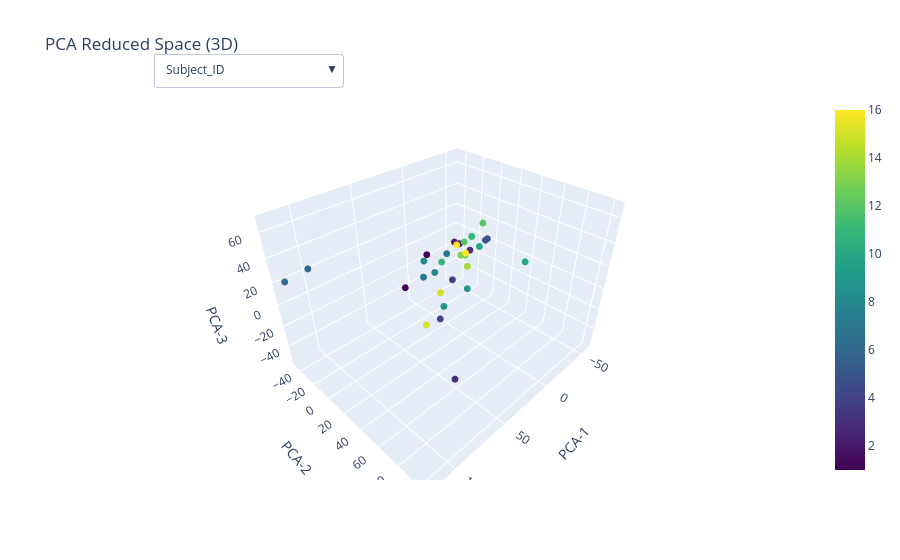

The code cell stored with this chart in its notebook:
### Code cell
from plotly import colors as pc

method = 'PCA'
dim = 3  # Can be 2 or 3

subject_ids = [meta[0] for meta in metadata]
trial_ids = [meta[1] for meta in metadata]
gender = [meta[2] for meta in metadata]
handiness = [meta[3] for meta in metadata]
age = [meta[4] for meta in metadata]

# Маппим время к каждой записи по Subject_ID (если в Excel есть Trial_id — можно расширить merge)
times = []
for sid in subject_ids:
    try:
        t = subject_metadata.loc[int(sid), '__time']
        # если у субъекта несколько строк в Excel — берём первую
        if isinstance(t, pd.Series):
            t = t.iloc[0]
        times.append(t)
    except Exception:
        times.append(None)

def _cond_from_time(t, day_start=10, day_end=18, eve_start=18, eve_end=24):
    if t is None: return 'other'
    h = t.hour
    in_day = (day_start <= h < day_end) if day_start < day_end else (h >= day_start or h < day_end)
    in_eve = (eve_start <= h < (eve_end % 24)) if eve_start < eve_end else (h >= eve_start or h < (eve_end % 24))
    if in_day: return 'day'
    if in_eve: return 'evening'
    return 'other'
conditions = [_cond_from_time(t) for t in times]

# Adjust DataFrame columns based on dim
columns = [f'DIM-{i+1}' for i in range(dim)]
df = pd.DataFrame(reduced_data, columns=columns)
df['Subject_ID'] = subject_ids
df['Trial_ID'] = trial_ids
df['Gender'] = gender
df['Handiness'] = handiness
df['Age'] = age
df['Labels_DBSCAN'] = labels_dbscan
df['Labels_KNN'] = labels_knn
df['Labels_HDBSCAN'] = labels_hdbscan
df['Labels_GMM'] = labels_gmm
df['Labels_Spectral_Clustering'] = labels_spec_clust
df['Labels_Agglomerative'] = labels_agglomerative
df['Metadata'] = [str(meta) for meta in metadata]

df['Time'] = [t.strftime('%H:%M') if t is not None else None for t in times]  # человекочитаемо
df['Condition'] = conditions 

_CAT_PALETTE = (pc.qualitative.Plotly + pc.qualitative.D3 +
                pc.qualitative.Safe + pc.qualitative.Set3 +
                pc.qualitative.Pastel)

def _color_kwargs(series: pd.Series):
    s = pd.Series(series)

    # числовые столбцы → непрерывная шкала
    if pd.api.types.is_numeric_dtype(s):
        return {'color': s.to_numpy(), 'colorscale': 'Viridis', 'showscale': True}

    s_str = s.astype(str)

    # формат времени 'HH:MM' → переводим в минуты суток
    if s_str.dropna().str.match(r'^\d{1,2}:\d{2}$').all():
        dt = pd.to_datetime(s_str, format='%H:%M', errors='coerce')
        mins = (dt.dt.hour * 60 + dt.dt.minute).astype(float)
        return {'color': mins.to_numpy(), 'colorscale': 'Viridis', 'showscale': True}

    # категориальные значения → дискретные цвета
    cats = s_str.fillna('NA').unique()
    lut = {cat: _CAT_PALETTE[i % len(_CAT_PALETTE)] for i, cat in enumerate(cats)}
    mapped = s_str.fillna('NA').map(lut)
    return {'color': mapped.to_numpy()}

coloring_vars = [
    'Subject_ID', 'Trial_ID', 'Gender', 'Handiness', 'Age',
    'Labels_DBSCAN', 'Labels_KNN', 'Labels_HDBSCAN', 'Labels_GMM',
    'Labels_Spectral_Clustering', 'Labels_Agglomerative',
    'Condition', 'Time'
]

fig = go.Figure()

for i, var in enumerate(coloring_vars):
    if var not in df.columns:
        continue

    mkw = _color_kwargs(df[var])  # корректные параметры для marker

    if dim == 3:
        fig.add_trace(go.Scatter3d(
            x=df['DIM-1'], y=df['DIM-2'], z=df['DIM-3'],
            mode='markers',
            marker=dict(size=4, **mkw),
            hoverinfo='text',
            hovertext=df['Metadata'],
            name=var,
            visible=(i == 0)  # показываем первый слой по умолчанию
        ))
    else:
        fig.add_trace(go.Scatter(
            x=df['DIM-1'], y=df['DIM-2'],
            mode='markers',
            marker=dict(size=6, **mkw),
            hoverinfo='text',
            hovertext=df['Metadata'],
            name=var,
            visible=(i == 0)
        ))

# Кнопки для переключения раскраски
buttons = []
for i, var in enumerate(coloring_vars):
    buttons.append(dict(
        label=var,
        method='update',
        args=[{'visible': [j == i for j in range(len(coloring_vars))]}]
    ))

# ------------------------
# 6) Оформление и сохранение
# ------------------------
if dim == 3:
    fig.update_layout(
        updatemenus=[dict(
            buttons=buttons,
            direction='down',
            pad={'r': 10, 't': 10},
            showactive=True,
            x=0.1, xanchor='left',
            y=1.15, yanchor='top'
        )],
        title=f'{method} Reduced Space ({dim}D)',
        scene=dict(
            xaxis_title=f'{method}-1',
            yaxis_title=f'{method}-2',
            zaxis_title=f'{method}-3'
        ),
        showlegend=False
    )
else:
    fig.update_layout(
        updatemenus=[dict(
            buttons=buttons,
            direction='down',
            pad={'r': 10, 't': 10},
            showactive=True,
            x=0.1, xanchor='left',
            y=1.15, yanchor='top'
        )],
        title=f'{method} Reduced Space ({dim}D)',
        xaxis_title=f'{method}-1',
        yaxis_title=f'{method}-2',
        showlegend=False
    )

fig.show()

#fig.write_html(f'./Generated/Figures/Spectral_Analysis/Spectral_Clustering/All/Morlet_PCA_All_Clust_3D.html', include_plotlyjs='cdn', full_html=True)

### Figure 1 — Plotly figure (JSON) as saved in the notebook; plotly's stock layout.template omitted (floating-point values rounded to 4 significant figures)
{"data": [{"hoverinfo": "text", "hovertext": ["[4, 2, 'f', 'r', 30]", "[4, 1, 'f', 'r', 30]", "[14, 1, 'f', 'r', 18]", "[15, 2, 'f', 'r', 23]", "[15, 1, 'f', 'r', 23]", "[1, 2, 'f', 'r', 21]", "[1, 1, 'f', 'r', 21]", "[5, 2, 'm', 'r', 0]", "[5, 1, 'm', 'r', 0]", "[3, 2, 'm', 'r', 18]", "[3, 1, 'm', 'r', 18]", "[2, 2, 'm', 'r', 19]", "[2, 1, 'm', 'r', 19]", "[7, 2, 'f', 'r', 19]", "[7, 1, 'f', 'r', 19]", "[10, 2, 'm', 'r', 20]", "[10, 1, 'm', 'r', 20]", "[8, 2, 'm', 'r', 18]", "[8, 1, 'm', 'r', 18]", "[12, 2, 'm', 'r', 20]", "[12, 1, 'm', 'r', 20]", "[16, 2, 'f', 'r', 18]", "[16, 1, 'f', 'r', 18]", "[11, 2, 'm', 'r', 18]", "[11, 1, 'm', 'r', 18]", "[9, 2, 'f', 'r', 31]", "[9, 1, 'f', 'r', 31]", "[13, 2, 'm', 'n', 0]", "[13, 1, 'm', 'n', 0]", "[6, 2, 'f', 'r', 18]", "[6, 1, 'f', 'r', 18]"], "marker": {"color": [4, 4, 14, 15, 15, 1, 1, 5, 5, 3, 3, 2, 2, 7, 7, 10, 10, 8, 8, 12, 12, 16, 16, 11, 11, 9, 9, 13, 13, 6, 6], "colorscale": [[0, "#440154"], [0.1111, "#482878"], [0.2222, "#3e4989"], [0.3333, "#31688e"], [0.4444, "#26828e"], [0.5556, "#1f9e89"], [0.6667, "#35b779"], [0.7778, "#6ece58"], [0.8889, "#b5de2b"], [1, "#fde725"]], "showscale": true, "size": 4}, "mode": "markers", "name": "Subject_ID", "type": "scatter3d", "visible": true, "x": [-1.403, 23.4, -21.0, 7.311, 28.65, 42.78, 6.72, -51.91, -53.12, 46.66, -30.26, -27.01, -31.93, 26.61, -8.957, 41.41, -30.28, 12.4, 4.794, -29.59, -58.18, -25.03, -18.25, 6.152, -31.57, -6.705, 13.97, -23.37, -29.35, 118.9, 98.18], "y": [5.255, 15.81, 3.976, -0.2013, 4.573, -2.936, -16.69, -1.015, -4.225, 55.38, -2.045, -17.38, -16.18, 0.6056, -8.983, 102.6, 8.394, -14.21, -9.56, -8.35, -12.32, -2.274, -6.468, 0.1415, -1.695, 17.41, 10.52, -6.041, -6.215, -41.94, -45.91], "z": [-10.71, -32.29, -6.732, -22.33, -42.25, -0.9193, 7.755, 6.075, 2.907, -55.71, 2.893, 6.066, 2.969, 2.967, 5.417, 68.17, 10.76, 5.21, -7.323, 8.643, 15.13, 2.179, 11.22, 7.727, 15.94, -16.38, -27.44, -0.8196, -3.491, 22.35, 22.04]}, {"hoverinfo": "text", "hovertext": ["[4, 2, 'f', 'r', 30]", "[4, 1, 'f', 'r', 30]", "[14, 1, 'f', 'r', 18]", "[15, 2, 'f', 'r', 23]", "[15, 1, 'f', 'r', 23]", "[1, 2, 'f', 'r', 21]", "[1, 1, 'f', 'r', 21]", "[5, 2, 'm', 'r', 0]", "[5, 1, 'm', 'r', 0]", "[3, 2, 'm', 'r', 18]", "[3, 1, 'm', 'r', 18]", "[2, 2, 'm', 'r', 19]", "[2, 1, 'm', 'r', 19]", "[7, 2, 'f', 'r', 19]", "[7, 1, 'f', 'r', 19]", "[10, 2, 'm', 'r', 20]", "[10, 1, 'm', 'r', 20]", "[8, 2, 'm', 'r', 18]", "[8, 1, 'm', 'r', 18]", "[12, 2, 'm', 'r', 20]", "[12, 1, 'm', 'r', 20]", "[16, 2, 'f', 'r', 18]", "[16, 1, 'f', 'r', 18]", "[11, 2, 'm', 'r', 18]", "[11, 1, 'm', 'r', 18]", "[9, 2, 'f', 'r', 31]", "[9, 1, 'f', 'r', 31]", "[13, 2, 'm', 'n', 0]", "[13, 1, 'm', 'n', 0]", "[6, 2, 'f', 'r', 18]", "[6, 1, 'f', 'r', 18]"], "marker": {"color": [2, 1, 1, 2, 1, 2, 1, 2, 1, 2, 1, 2, 1, 2, 1, 2, 1, 2, 1, 2, 1, 2, 1, 2, 1, 2, 1, 2, 1, 2, 1], "colorscale": [[0, "#440154"], [0.1111, "#482878"], [0.2222, "#3e4989"], [0.3333, "#31688e"], [0.4444, "#26828e"], [0.5556, "#1f9e89"], [0.6667, "#35b779"], [0.7778, "#6ece58"], [0.8889, "#b5de2b"], [1, "#fde725"]], "showscale": true, "size": 4}, "mode": "markers", "name": "Trial_ID", "type": "scatter3d", "visible": false, "x": [-1.403, 23.4, -21.0, 7.311, 28.65, 42.78, 6.72, -51.91, -53.12, 46.66, -30.26, -27.01, -31.93, 26.61, -8.957, 41.41, -30.28, 12.4, 4.794, -29.59, -58.18, -25.03, -18.25, 6.152, -31.57, -6.705, 13.97, -23.37, -29.35, 118.9, 98.18], "y": [5.255, 15.81, 3.976, -0.2013, 4.573, -2.936, -16.69, -1.015, -4.225, 55.38, -2.045, -17.38, -16.18, 0.6056, -8.983, 102.6, 8.394, -14.21, -9.56, -8.35, -12.32, -2.274, -6.468, 0.1415, -1.695, 17.41, 10.52, -6.041, -6.215, -41.94, -45.91], "z": [-10.71, -32.29, -6.732, -22.33, -42.25, -0.9193, 7.755, 6.075, 2.907, -55.71, 2.893, 6.066, 2.969, 2.967, 5.417, 68.17, 10.76, 5.21, -7.323, 8.643, 15.13, 2.179, 11.22, 7.727, 15.94, -16.38, -27.44, -0.8196, -3.491, 22.35, 22.04]}, {"hoverinfo": "text", "hovertext": ["[4, 2, 'f', 'r', 30]", "[4, 1, 'f', 'r', 30]", "[14, 1, 'f', 'r', 18]", "[15, 2, 'f', 'r', 23]", "[15, 1, 'f', 'r', 23]", "[1, 2, 'f', 'r', 21]", "[1, 1, 'f', 'r', 21]", "[5, 2, 'm', 'r', 0]", "[5, 1, 'm', 'r', 0]", "[3, 2, 'm', 'r', 18]", "[3, 1, 'm', 'r', 18]", "[2, 2, 'm', 'r', 19]", "[2, 1, 'm', 'r', 19]", "[7, 2, 'f', 'r', 19]", "[7, 1, 'f', 'r', 19]", "[10, 2, 'm', 'r', 20]", "[10, 1, 'm', 'r', 20]", "[8, 2, 'm', 'r', 18]", "[8, 1, 'm', 'r', 18]", "[12, 2, 'm', 'r', 20]", "[12, 1, 'm', 'r', 20]", "[16, 2, 'f', 'r', 18]", "[16, 1, 'f', 'r', 18]", "[11, 2, 'm', 'r', 18]", "[11, 1, 'm', 'r', 18]", "[9, 2, 'f', 'r', 31]", "[9, 1, 'f', 'r', 31]", "[13, 2, 'm', 'n', 0]", "[13, 1, 'm', 'n', 0]", "[6, 2, 'f', 'r', 18]", "[6, 1, 'f', 'r', 18]"], "marker": {"color": ["#636EFA", "#636EFA", "#636EFA", "#636EFA", "#636EFA", "#636EFA", "#636EFA", "#EF553B", "#EF553B", "#EF553B", "#EF553B", "#EF553B", "#EF553B", "#636EFA", "#636EFA", "#EF553B", "#EF553B", "#EF553B", "#EF553B", "#EF553B", "#EF553B", "#636EFA", "#636EFA", "#EF553B", "#EF553B", "#636EFA", "#636EFA", "#EF553B", "#EF553B", "#636EFA", "#636EFA"], "size": 4}, "mode": "markers", "name": "Gender", "type": "scatter3d", "visible": false, "x": [-1.403, 23.4, -21.0, 7.311, 28.65, 42.78, 6.72, -51.91, -53.12, 46.66, -30.26, -27.01, -31.93, 26.61, -8.957, 41.41, -30.28, 12.4, 4.794, -29.59, -58.18, -25.03, -18.25, 6.152, -31.57, -6.705, 13.97, -23.37, -29.35, 118.9, 98.18], "y": [5.255, 15.81, 3.976, -0.2013, 4.573, -2.936, -16.69, -1.015, -4.225, 55.38, -2.045, -17.38, -16.18, 0.6056, -8.983, 102.6, 8.394, -14.21, -9.56, -8.35, -12.32, -2.274, -6.468, 0.1415, -1.695, 17.41, 10.52, -6.041, -6.215, -41.94, -45.91], "z": [-10.71, -32.29, -6.732, -22.33, -42.25, -0.9193, 7.755, 6.075, 2.907, -55.71, 2.893, 6.066, 2.969, 2.967, 5.417, 68.17, 10.76, 5.21, -7.323, 8.643, 15.13, 2.179, 11.22, 7.727, 15.94, -16.38, -27.44, -0.8196, -3.491, 22.35, 22.04]}, {"hoverinfo": "text", "hovertext": ["[4, 2, 'f', 'r', 30]", "[4, 1, 'f', 'r', 30]", "[14, 1, 'f', 'r', 18]", "[15, 2, 'f', 'r', 23]", "[15, 1, 'f', 'r', 23]", "[1, 2, 'f', 'r', 21]", "[1, 1, 'f', 'r', 21]", "[5, 2, 'm', 'r', 0]", "[5, 1, 'm', 'r', 0]", "[3, 2, 'm', 'r', 18]", "[3, 1, 'm', 'r', 18]", "[2, 2, 'm', 'r', 19]", "[2, 1, 'm', 'r', 19]", "[7, 2, 'f', 'r', 19]", "[7, 1, 'f', 'r', 19]", "[10, 2, 'm', 'r', 20]", "[10, 1, 'm', 'r', 20]", "[8, 2, 'm', 'r', 18]", "[8, 1, 'm', 'r', 18]", "[12, 2, 'm', 'r', 20]", "[12, 1, 'm', 'r', 20]", "[16, 2, 'f', 'r', 18]", "[16, 1, 'f', 'r', 18]", "[11, 2, 'm', 'r', 18]", "[11, 1, 'm', 'r', 18]", "[9, 2, 'f', 'r', 31]", "[9, 1, 'f', 'r', 31]", "[13, 2, 'm', 'n', 0]", "[13, 1, 'm', 'n', 0]", "[6, 2, 'f', 'r', 18]", "[6, 1, 'f', 'r', 18]"], "marker": {"color": ["#636EFA", "#636EFA", "#636EFA", "#636EFA", "#636EFA", "#636EFA", "#636EFA", "#636EFA", "#636EFA", "#636EFA", "#636EFA", "#636EFA", "#636EFA", "#636EFA", "#636EFA", "#636EFA", "#636EFA", "#636EFA", "#636EFA", "#636EFA", "#636EFA", "#636EFA", "#636EFA", "#636EFA", "#636EFA", "#636EFA", "#636EFA", "#EF553B", "#EF553B", "#636EFA", "#636EFA"], "size": 4}, "mode": "markers", "name": "Handiness", "type": "scatter3d", "visible": false, "x": [-1.403, 23.4, -21.0, 7.311, 28.65, 42.78, 6.72, -51.91, -53.12, 46.66, -30.26, -27.01, -31.93, 26.61, -8.957, 41.41, -30.28, 12.4, 4.794, -29.59, -58.18, -25.03, -18.25, 6.152, -31.57, -6.705, 13.97, -23.37, -29.35, 118.9, 98.18], "y": [5.255, 15.81, 3.976, -0.2013, 4.573, -2.936, -16.69, -1.015, -4.225, 55.38, -2.045, -17.38, -16.18, 0.6056, -8.983, 102.6, 8.394, -14.21, -9.56, -8.35, -12.32, -2.274, -6.468, 0.1415, -1.695, 17.41, 10.52, -6.041, -6.215, -41.94, -45.91], "z": [-10.71, -32.29, -6.732, -22.33, -42.25, -0.9193, 7.755, 6.075, 2.907, -55.71, 2.893, 6.066, 2.969, 2.967, 5.417, 68.17, 10.76, 5.21, -7.323, 8.643, 15.13, 2.179, 11.22, 7.727, 15.94, -16.38, -27.44, -0.8196, -3.491, 22.35, 22.04]}, {"hoverinfo": "text", "hovertext": ["[4, 2, 'f', 'r', 30]", "[4, 1, 'f', 'r', 30]", "[14, 1, 'f', 'r', 18]", "[15, 2, 'f', 'r', 23]", "[15, 1, 'f', 'r', 23]", "[1, 2, 'f', 'r', 21]", "[1, 1, 'f', 'r', 21]", "[5, 2, 'm', 'r', 0]", "[5, 1, 'm', 'r', 0]", "[3, 2, 'm', 'r', 18]", "[3, 1, 'm', 'r', 18]", "[2, 2, 'm', 'r', 19]", "[2, 1, 'm', 'r', 19]", "[7, 2, 'f', 'r', 19]", "[7, 1, 'f', 'r', 19]", "[10, 2, 'm', 'r', 20]", "[10, 1, 'm', 'r', 20]", "[8, 2, 'm', 'r', 18]", "[8, 1, 'm', 'r', 18]", "[12, 2, 'm', 'r', 20]", "[12, 1, 'm', 'r', 20]", "[16, 2, 'f', 'r', 18]", "[16, 1, 'f', 'r', 18]", "[11, 2, 'm', 'r', 18]", "[11, 1, 'm', 'r', 18]", "[9, 2, 'f', 'r', 31]", "[9, 1, 'f', 'r', 31]", "[13, 2, 'm', 'n', 0]", "[13, 1, 'm', 'n', 0]", "[6, 2, 'f', 'r', 18]", "[6, 1, 'f', 'r', 18]"], "marker": {"color": [30, 30, 18, 23, 23, 21, 21, 0, 0, 18, 18, 19, 19, 19, 19, 20, 20, 18, 18, 20, 20, 18, 18, 18, 18, 31, 31, 0, 0, 18, 18], "colorscale": [[0, "#440154"], [0.1111, "#482878"], [0.2222, "#3e4989"], [0.3333, "#31688e"], [0.4444, "#26828e"], [0.5556, "#1f9e89"], [0.6667, "#35b779"], [0.7778, "#6ece58"], [0.8889, "#b5de2b"], [1, "#fde725"]], "showscale": true, "size": 4}, "mode": "markers", "name": "Age", "type": "scatter3d", "visible": false, "x": [-1.403, 23.4, -21.0, 7.311, 28.65, 42.78, 6.72, -51.91, -53.12, 46.66, -30.26, -27.01, -31.93, 26.61, -8.957, 41.41, -30.28, 12.4, 4.794, -29.59, -58.18, -25.03, -18.25, 6.152, -31.57, -6.705, 13.97, -23.37, -29.35, 118.9, 98.18], "y": [5.255, 15.81, 3.976, -0.2013, 4.573, -2.936, -16.69, -1.015, -4.225, 55.38, -2.045, -17.38, -16.18, 0.6056, -8.983, 102.6, 8.394, -14.21, -9.56, -8.35, -12.32, -2.274, -6.468, 0.1415, -1.695, 17.41, 10.52, -6.041, -6.215, -41.94, -45.91], "z": [-10.71, -32.29, -6.732, -22.33, -42.25, -0.9193, 7.755, 6.075, 2.907, -55.71, 2.893, 6.066, 2.969, 2.967, 5.417, 68.17, 10.76, 5.21, -7.323, 8.643, 15.13, 2.179, 11.22, 7.727, 15.94, -16.38, -27.44, -0.8196, -3.491, 22.35, 22.04]}, {"hoverinfo": "text", "hovertext": ["[4, 2, 'f', 'r', 30]", "[4, 1, 'f', 'r', 30]", "[14, 1, 'f', 'r', 18]", "[15, 2, 'f', 'r', 23]", "[15, 1, 'f', 'r', 23]", "[1, 2, 'f', 'r', 21]", "[1, 1, 'f', 'r', 21]", "[5, 2, 'm', 'r', 0]", "[5, 1, 'm', 'r', 0]", "[3, 2, 'm', 'r', 18]", "[3, 1, 'm', 'r', 18]", "[2, 2, 'm', 'r', 19]", "[2, 1, 'm', 'r', 19]", "[7, 2, 'f', 'r', 19]", "[7, 1, 'f', 'r', 19]", "[10, 2, 'm', 'r', 20]", "[10, 1, 'm', 'r', 20]", "[8, 2, 'm', 'r', 18]", "[8, 1, 'm', 'r', 18]", "[12, 2, 'm', 'r', 20]", "[12, 1, 'm', 'r', 20]", "[16, 2, 'f', 'r', 18]", "[16, 1, 'f', 'r', 18]", "[11, 2, 'm', 'r', 18]", "[11, 1, 'm', 'r', 18]", "[9, 2, 'f', 'r', 31]", "[9, 1, 'f', 'r', 31]", "[13, 2, 'm', 'n', 0]", "[13, 1, 'm', 'n', 0]", "[6, 2, 'f', 'r', 18]", "[6, 1, 'f', 'r', 18]"], "marker": {"color": [0, 0, 0, 0, 0, 0, 0, 0, 0, -1, 0, 0, 0, 0, 0, -1, 0, 0, 0, 0, 0, 0, 0, 0, 0, 0, 0, 0, 0, 1, 1], "colorscale": [[0, "#440154"], [0.1111, "#482878"], [0.2222, "#3e4989"], [0.3333, "#31688e"], [0.4444, "#26828e"], [0.5556, "#1f9e89"], [0.6667, "#35b779"], [0.7778, "#6ece58"], [0.8889, "#b5de2b"], [1, "#fde725"]], "showscale": true, "size": 4}, "mode": "markers", "name": "Labels_DBSCAN", "type": "scatter3d", "visible": false, "x": [-1.403, 23.4, -21.0, 7.311, 28.65, 42.78, 6.72, -51.91, -53.12, 46.66, -30.26, -27.01, -31.93, 26.61, -8.957, 41.41, -30.28, 12.4, 4.794, -29.59, -58.18, -25.03, -18.25, 6.152, -31.57, -6.705, 13.97, -23.37, -29.35, 118.9, 98.18], "y": [5.255, 15.81, 3.976, -0.2013, 4.573, -2.936, -16.69, -1.015, -4.225, 55.38, -2.045, -17.38, -16.18, 0.6056, -8.983, 102.6, 8.394, -14.21, -9.56, -8.35, -12.32, -2.274, -6.468, 0.1415, -1.695, 17.41, 10.52, -6.041, -6.215, -41.94, -45.91], "z": [-10.71, -32.29, -6.732, -22.33, -42.25, -0.9193, 7.755, 6.075, 2.907, -55.71, 2.893, 6.066, 2.969, 2.967, 5.417, 68.17, 10.76, 5.21, -7.323, 8.643, 15.13, 2.179, 11.22, 7.727, 15.94, -16.38, -27.44, -0.8196, -3.491, 22.35, 22.04]}, {"hoverinfo": "text", "hovertext": ["[4, 2, 'f', 'r', 30]", "[4, 1, 'f', 'r', 30]", "[14, 1, 'f', 'r', 18]", "[15, 2, 'f', 'r', 23]", "[15, 1, 'f', 'r', 23]", "[1, 2, 'f', 'r', 21]", "[1, 1, 'f', 'r', 21]", "[5, 2, 'm', 'r', 0]", "[5, 1, 'm', 'r', 0]", "[3, 2, 'm', 'r', 18]", "[3, 1, 'm', 'r', 18]", "[2, 2, 'm', 'r', 19]", "[2, 1, 'm', 'r', 19]", "[7, 2, 'f', 'r', 19]", "[7, 1, 'f', 'r', 19]", "[10, 2, 'm', 'r', 20]", "[10, 1, 'm', 'r', 20]", "[8, 2, 'm', 'r', 18]", "[8, 1, 'm', 'r', 18]", "[12, 2, 'm', 'r', 20]", "[12, 1, 'm', 'r', 20]", "[16, 2, 'f', 'r', 18]", "[16, 1, 'f', 'r', 18]", "[11, 2, 'm', 'r', 18]", "[11, 1, 'm', 'r', 18]", "[9, 2, 'f', 'r', 31]", "[9, 1, 'f', 'r', 31]", "[13, 2, 'm', 'n', 0]", "[13, 1, 'm', 'n', 0]", "[6, 2, 'f', 'r', 18]", "[6, 1, 'f', 'r', 18]"], "marker": {"color": [0, 0, 0, 0, 0, 0, 0, 0, 0, 0, 0, 0, 0, 0, 0, 0, 0, 0, 0, 0, 0, 0, 0, 0, 0, 0, 0, 0, 0, 1, 1], "colorscale": [[0, "#440154"], [0.1111, "#482878"], [0.2222, "#3e4989"], [0.3333, "#31688e"], [0.4444, "#26828e"], [0.5556, "#1f9e89"], [0.6667, "#35b779"], [0.7778, "#6ece58"], [0.8889, "#b5de2b"], [1, "#fde725"]], "showscale": true, "size": 4}, "mode": "markers", "name": "Labels_KNN", "type": "scatter3d", "visible": false, "x": [-1.403, 23.4, -21.0, 7.311, 28.65, 42.78, 6.72, -51.91, -53.12, 46.66, -30.26, -27.01, -31.93, 26.61, -8.957, 41.41, -30.28, 12.4, 4.794, -29.59, -58.18, -25.03, -18.25, 6.152, -31.57, -6.705, 13.97, -23.37, -29.35, 118.9, 98.18], "y": [5.255, 15.81, 3.976, -0.2013, 4.573, -2.936, -16.69, -1.015, -4.225, 55.38, -2.045, -17.38, -16.18, 0.6056, -8.983, 102.6, 8.394, -14.21, -9.56, -8.35, -12.32, -2.274, -6.468, 0.1415, -1.695, 17.41, 10.52, -6.041, -6.215, -41.94, -45.91], "z": [-10.71, -32.29, -6.732, -22.33, -42.25, -0.9193, 7.755, 6.075, 2.907, -55.71, 2.893, 6.066, 2.969, 2.967, 5.417, 68.17, 10.76, 5.21, -7.323, 8.643, 15.13, 2.179, 11.22, 7.727, 15.94, -16.38, -27.44, -0.8196, -3.491, 22.35, 22.04]}, {"hoverinfo": "text", "hovertext": ["[4, 2, 'f', 'r', 30]", "[4, 1, 'f', 'r', 30]", "[14, 1, 'f', 'r', 18]", "[15, 2, 'f', 'r', 23]", "[15, 1, 'f', 'r', 23]", "[1, 2, 'f', 'r', 21]", "[1, 1, 'f', 'r', 21]", "[5, 2, 'm', 'r', 0]", "[5, 1, 'm', 'r', 0]", "[3, 2, 'm', 'r', 18]", "[3, 1, 'm', 'r', 18]", "[2, 2, 'm', 'r', 19]", "[2, 1, 'm', 'r', 19]", "[7, 2, 'f', 'r', 19]", "[7, 1, 'f', 'r', 19]", "[10, 2, 'm', 'r', 20]", "[10, 1, 'm', 'r', 20]", "[8, 2, 'm', 'r', 18]", "[8, 1, 'm', 'r', 18]", "[12, 2, 'm', 'r', 20]", "[12, 1, 'm', 'r', 20]", "[16, 2, 'f', 'r', 18]", "[16, 1, 'f', 'r', 18]", "[11, 2, 'm', 'r', 18]", "[11, 1, 'm', 'r', 18]", "[9, 2, 'f', 'r', 31]", "[9, 1, 'f', 'r', 31]", "[13, 2, 'm', 'n', 0]", "[13, 1, 'm', 'n', 0]", "[6, 2, 'f', 'r', 18]", "[6, 1, 'f', 'r', 18]"], "marker": {"color": [-1, -1, -1, -1, -1, -1, -1, -1, -1, -1, -1, -1, -1, -1, -1, -1, -1, -1, -1, -1, -1, -1, -1, -1, -1, -1, -1, -1, -1, -1, -1], "colorscale": [[0, "#440154"], [0.1111, "#482878"], [0.2222, "#3e4989"], [0.3333, "#31688e"], [0.4444, "#26828e"], [0.5556, "#1f9e89"], [0.6667, "#35b779"], [0.7778, "#6ece58"], [0.8889, "#b5de2b"], [1, "#fde725"]], "showscale": true, "size": 4}, "mode": "markers", "name": "Labels_HDBSCAN", "type": "scatter3d", "visible": false, "x": [-1.403, 23.4, -21.0, 7.311, 28.65, 42.78, 6.72, -51.91, -53.12, 46.66, -30.26, -27.01, -31.93, 26.61, -8.957, 41.41, -30.28, 12.4, 4.794, -29.59, -58.18, -25.03, -18.25, 6.152, -31.57, -6.705, 13.97, -23.37, -29.35, 118.9, 98.18], "y": [5.255, 15.81, 3.976, -0.2013, 4.573, -2.936, -16.69, -1.015, -4.225, 55.38, -2.045, -17.38, -16.18, 0.6056, -8.983, 102.6, 8.394, -14.21, -9.56, -8.35, -12.32, -2.274, -6.468, 0.1415, -1.695, 17.41, 10.52, -6.041, -6.215, -41.94, -45.91], "z": [-10.71, -32.29, -6.732, -22.33, -42.25, -0.9193, 7.755, 6.075, 2.907, -55.71, 2.893, 6.066, 2.969, 2.967, 5.417, 68.17, 10.76, 5.21, -7.323, 8.643, 15.13, 2.179, 11.22, 7.727, 15.94, -16.38, -27.44, -0.8196, -3.491, 22.35, 22.04]}, {"hoverinfo": "text", "hovertext": ["[4, 2, 'f', 'r', 30]", "[4, 1, 'f', 'r', 30]", "[14, 1, 'f', 'r', 18]", "[15, 2, 'f', 'r', 23]", "[15, 1, 'f', 'r', 23]", "[1, 2, 'f', 'r', 21]", "[1, 1, 'f', 'r', 21]", "[5, 2, 'm', 'r', 0]", "[5, 1, 'm', 'r', 0]", "[3, 2, 'm', 'r', 18]", "[3, 1, 'm', 'r', 18]", "[2, 2, 'm', 'r', 19]", "[2, 1, 'm', 'r', 19]", "[7, 2, 'f', 'r', 19]", "[7, 1, 'f', 'r', 19]", "[10, 2, 'm', 'r', 20]", "[10, 1, 'm', 'r', 20]", "[8, 2, 'm', 'r', 18]", "[8, 1, 'm', 'r', 18]", "[12, 2, 'm', 'r', 20]", "[12, 1, 'm', 'r', 20]", "[16, 2, 'f', 'r', 18]", "[16, 1, 'f', 'r', 18]", "[11, 2, 'm', 'r', 18]", "[11, 1, 'm', 'r', 18]", "[9, 2, 'f', 'r', 31]", "[9, 1, 'f', 'r', 31]", "[13, 2, 'm', 'n', 0]", "[13, 1, 'm', 'n', 0]", "[6, 2, 'f', 'r', 18]", "[6, 1, 'f', 'r', 18]"], "marker": {"color": [4, 2, 0, 4, 5, 5, 0, 0, 0, 2, 0, 0, 0, 3, 0, 5, 0, 4, 4, 0, 0, 0, 0, 4, 0, 4, 3, 0, 0, 1, 1], "colorscale": [[0, "#440154"], [0.1111, "#482878"], [0.2222, "#3e4989"], [0.3333, "#31688e"], [0.4444, "#26828e"], [0.5556, "#1f9e89"], [0.6667, "#35b779"], [0.7778, "#6ece58"], [0.8889, "#b5de2b"], [1, "#fde725"]], "showscale": true, "size": 4}, "mode": "markers", "name": "Labels_GMM", "type": "scatter3d", "visible": false, "x": [-1.403, 23.4, -21.0, 7.311, 28.65, 42.78, 6.72, -51.91, -53.12, 46.66, -30.26, -27.01, -31.93, 26.61, -8.957, 41.41, -30.28, 12.4, 4.794, -29.59, -58.18, -25.03, -18.25, 6.152, -31.57, -6.705, 13.97, -23.37, -29.35, 118.9, 98.18], "y": [5.255, 15.81, 3.976, -0.2013, 4.573, -2.936, -16.69, -1.015, -4.225, 55.38, -2.045, -17.38, -16.18, 0.6056, -8.983, 102.6, 8.394, -14.21, -9.56, -8.35, -12.32, -2.274, -6.468, 0.1415, -1.695, 17.41, 10.52, -6.041, -6.215, -41.94, -45.91], "z": [-10.71, -32.29, -6.732, -22.33, -42.25, -0.9193, 7.755, 6.075, 2.907, -55.71, 2.893, 6.066, 2.969, 2.967, 5.417, 68.17, 10.76, 5.21, -7.323, 8.643, 15.13, 2.179, 11.22, 7.727, 15.94, -16.38, -27.44, -0.8196, -3.491, 22.35, 22.04]}, {"hoverinfo": "text", "hovertext": ["[4, 2, 'f', 'r', 30]", "[4, 1, 'f', 'r', 30]", "[14, 1, 'f', 'r', 18]", "[15, 2, 'f', 'r', 23]", "[15, 1, 'f', 'r', 23]", "[1, 2, 'f', 'r', 21]", "[1, 1, 'f', 'r', 21]", "[5, 2, 'm', 'r', 0]", "[5, 1, 'm', 'r', 0]", "[3, 2, 'm', 'r', 18]", "[3, 1, 'm', 'r', 18]", "[2, 2, 'm', 'r', 19]", "[2, 1, 'm', 'r', 19]", "[7, 2, 'f', 'r', 19]", "[7, 1, 'f', 'r', 19]", "[10, 2, 'm', 'r', 20]", "[10, 1, 'm', 'r', 20]", "[8, 2, 'm', 'r', 18]", "[8, 1, 'm', 'r', 18]", "[12, 2, 'm', 'r', 20]", "[12, 1, 'm', 'r', 20]", "[16, 2, 'f', 'r', 18]", "[16, 1, 'f', 'r', 18]", "[11, 2, 'm', 'r', 18]", "[11, 1, 'm', 'r', 18]", "[9, 2, 'f', 'r', 31]", "[9, 1, 'f', 'r', 31]", "[13, 2, 'm', 'n', 0]", "[13, 1, 'm', 'n', 0]", "[6, 2, 'f', 'r', 18]", "[6, 1, 'f', 'r', 18]"], "marker": {"color": [2, 2, 0, 2, 2, 2, 2, 0, 0, 2, 0, 0, 0, 3, 3, 2, 0, 2, 2, 0, 0, 0, 0, 2, 0, 3, 3, 0, 0, 1, 1], "colorscale": [[0, "#440154"], [0.1111, "#482878"], [0.2222, "#3e4989"], [0.3333, "#31688e"], [0.4444, "#26828e"], [0.5556, "#1f9e89"], [0.6667, "#35b779"], [0.7778, "#6ece58"], [0.8889, "#b5de2b"], [1, "#fde725"]], "showscale": true, "size": 4}, "mode": "markers", "name": "Labels_Spectral_Clustering", "type": "scatter3d", "visible": false, "x": [-1.403, 23.4, -21.0, 7.311, 28.65, 42.78, 6.72, -51.91, -53.12, 46.66, -30.26, -27.01, -31.93, 26.61, -8.957, 41.41, -30.28, 12.4, 4.794, -29.59, -58.18, -25.03, -18.25, 6.152, -31.57, -6.705, 13.97, -23.37, -29.35, 118.9, 98.18], "y": [5.255, 15.81, 3.976, -0.2013, 4.573, -2.936, -16.69, -1.015, -4.225, 55.38, -2.045, -17.38, -16.18, 0.6056, -8.983, 102.6, 8.394, -14.21, -9.56, -8.35, -12.32, -2.274, -6.468, 0.1415, -1.695, 17.41, 10.52, -6.041, -6.215, -41.94, -45.91], "z": [-10.71, -32.29, -6.732, -22.33, -42.25, -0.9193, 7.755, 6.075, 2.907, -55.71, 2.893, 6.066, 2.969, 2.967, 5.417, 68.17, 10.76, 5.21, -7.323, 8.643, 15.13, 2.179, 11.22, 7.727, 15.94, -16.38, -27.44, -0.8196, -3.491, 22.35, 22.04]}, {"hoverinfo": "text", "hovertext": ["[4, 2, 'f', 'r', 30]", "[4, 1, 'f', 'r', 30]", "[14, 1, 'f', 'r', 18]", "[15, 2, 'f', 'r', 23]", "[15, 1, 'f', 'r', 23]", "[1, 2, 'f', 'r', 21]", "[1, 1, 'f', 'r', 21]", "[5, 2, 'm', 'r', 0]", "[5, 1, 'm', 'r', 0]", "[3, 2, 'm', 'r', 18]", "[3, 1, 'm', 'r', 18]", "[2, 2, 'm', 'r', 19]", "[2, 1, 'm', 'r', 19]", "[7, 2, 'f', 'r', 19]", "[7, 1, 'f', 'r', 19]", "[10, 2, 'm', 'r', 20]", "[10, 1, 'm', 'r', 20]", "[8, 2, 'm', 'r', 18]", "[8, 1, 'm', 'r', 18]", "[12, 2, 'm', 'r', 20]", "[12, 1, 'm', 'r', 20]", "[16, 2, 'f', 'r', 18]", "[16, 1, 'f', 'r', 18]", "[11, 2, 'm', 'r', 18]", "[11, 1, 'm', 'r', 18]", "[9, 2, 'f', 'r', 31]", "[9, 1, 'f', 'r', 31]", "[13, 2, 'm', 'n', 0]", "[13, 1, 'm', 'n', 0]", "[6, 2, 'f', 'r', 18]", "[6, 1, 'f', 'r', 18]"], "marker": {"color": [0, 0, 0, 0, 0, 0, 0, 2, 2, 0, 2, 2, 2, 0, 2, 3, 2, 0, 0, 2, 2, 2, 2, 0, 2, 0, 0, 2, 2, 1, 1], "colorscale": [[0, "#440154"], [0.1111, "#482878"], [0.2222, "#3e4989"], [0.3333, "#31688e"], [0.4444, "#26828e"], [0.5556, "#1f9e89"], [0.6667, "#35b779"], [0.7778, "#6ece58"], [0.8889, "#b5de2b"], [1, "#fde725"]], "showscale": true, "size": 4}, "mode": "markers", "name": "Labels_Agglomerative", "type": "scatter3d", "visible": false, "x": [-1.403, 23.4, -21.0, 7.311, 28.65, 42.78, 6.72, -51.91, -53.12, 46.66, -30.26, -27.01, -31.93, 26.61, -8.957, 41.41, -30.28, 12.4, 4.794, -29.59, -58.18, -25.03, -18.25, 6.152, -31.57, -6.705, 13.97, -23.37, -29.35, 118.9, 98.18], "y": [5.255, 15.81, 3.976, -0.2013, 4.573, -2.936, -16.69, -1.015, -4.225, 55.38, -2.045, -17.38, -16.18, 0.6056, -8.983, 102.6, 8.394, -14.21, -9.56, -8.35, -12.32, -2.274, -6.468, 0.1415, -1.695, 17.41, 10.52, -6.041, -6.215, -41.94, -45.91], "z": [-10.71, -32.29, -6.732, -22.33, -42.25, -0.9193, 7.755, 6.075, 2.907, -55.71, 2.893, 6.066, 2.969, 2.967, 5.417, 68.17, 10.76, 5.21, -7.323, 8.643, 15.13, 2.179, 11.22, 7.727, 15.94, -16.38, -27.44, -0.8196, -3.491, 22.35, 22.04]}, {"hoverinfo": "text", "hovertext": ["[4, 2, 'f', 'r', 30]", "[4, 1, 'f', 'r', 30]", "[14, 1, 'f', 'r', 18]", "[15, 2, 'f', 'r', 23]", "[15, 1, 'f', 'r', 23]", "[1, 2, 'f', 'r', 21]", "[1, 1, 'f', 'r', 21]", "[5, 2, 'm', 'r', 0]", "[5, 1, 'm', 'r', 0]", "[3, 2, 'm', 'r', 18]", "[3, 1, 'm', 'r', 18]", "[2, 2, 'm', 'r', 19]", "[2, 1, 'm', 'r', 19]", "[7, 2, 'f', 'r', 19]", "[7, 1, 'f', 'r', 19]", "[10, 2, 'm', 'r', 20]", "[10, 1, 'm', 'r', 20]", "[8, 2, 'm', 'r', 18]", "[8, 1, 'm', 'r', 18]", "[12, 2, 'm', 'r', 20]", "[12, 1, 'm', 'r', 20]", "[16, 2, 'f', 'r', 18]", "[16, 1, 'f', 'r', 18]", "[11, 2, 'm', 'r', 18]", "[11, 1, 'm', 'r', 18]", "[9, 2, 'f', 'r', 31]", "[9, 1, 'f', 'r', 31]", "[13, 2, 'm', 'n', 0]", "[13, 1, 'm', 'n', 0]", "[6, 2, 'f', 'r', 18]", "[6, 1, 'f', 'r', 18]"], "marker": {"color": ["#636EFA", "#636EFA", "#636EFA", "#636EFA", "#636EFA", "#EF553B", "#EF553B", "#EF553B", "#EF553B", "#636EFA", "#636EFA", "#EF553B", "#EF553B", "#636EFA", "#636EFA", "#EF553B", "#EF553B", "#EF553B", "#EF553B", "#636EFA", "#636EFA", "#EF553B", "#EF553B", "#636EFA", "#636EFA", "#636EFA", "#636EFA", "#EF553B", "#EF553B", "#636EFA", "#636EFA"], "size": 4}, "mode": "markers", "name": "Condition", "type": "scatter3d", "visible": false, "x": [-1.403, 23.4, -21.0, 7.311, 28.65, 42.78, 6.72, -51.91, -53.12, 46.66, -30.26, -27.01, -31.93, 26.61, -8.957, 41.41, -30.28, 12.4, 4.794, -29.59, -58.18, -25.03, -18.25, 6.152, -31.57, -6.705, 13.97, -23.37, -29.35, 118.9, 98.18], "y": [5.255, 15.81, 3.976, -0.2013, 4.573, -2.936, -16.69, -1.015, -4.225, 55.38, -2.045, -17.38, -16.18, 0.6056, -8.983, 102.6, 8.394, -14.21, -9.56, -8.35, -12.32, -2.274, -6.468, 0.1415, -1.695, 17.41, 10.52, -6.041, -6.215, -41.94, -45.91], "z": [-10.71, -32.29, -6.732, -22.33, -42.25, -0.9193, 7.755, 6.075, 2.907, -55.71, 2.893, 6.066, 2.969, 2.967, 5.417, 68.17, 10.76, 5.21, -7.323, 8.643, 15.13, 2.179, 11.22, 7.727, 15.94, -16.38, -27.44, -0.8196, -3.491, 22.35, 22.04]}, {"hoverinfo": "text", "hovertext": ["[4, 2, 'f', 'r', 30]", "[4, 1, 'f', 'r', 30]", "[14, 1, 'f', 'r', 18]", "[15, 2, 'f', 'r', 23]", "[15, 1, 'f', 'r', 23]", "[1, 2, 'f', 'r', 21]", "[1, 1, 'f', 'r', 21]", "[5, 2, 'm', 'r', 0]", "[5, 1, 'm', 'r', 0]", "[3, 2, 'm', 'r', 18]", "[3, 1, 'm', 'r', 18]", "[2, 2, 'm', 'r', 19]", "[2, 1, 'm', 'r', 19]", "[7, 2, 'f', 'r', 19]", "[7, 1, 'f', 'r', 19]", "[10, 2, 'm', 'r', 20]", "[10, 1, 'm', 'r', 20]", "[8, 2, 'm', 'r', 18]", "[8, 1, 'm', 'r', 18]", "[12, 2, 'm', 'r', 20]", "[12, 1, 'm', 'r', 20]", "[16, 2, 'f', 'r', 18]", "[16, 1, 'f', 'r', 18]", "[11, 2, 'm', 'r', 18]", "[11, 1, 'm', 'r', 18]", "[9, 2, 'f', 'r', 31]", "[9, 1, 'f', 'r', 31]", "[13, 2, 'm', 'n', 0]", "[13, 1, 'm', 'n', 0]", "[6, 2, 'f', 'r', 18]", "[6, 1, 'f', 'r', 18]"], "marker": {"color": [960.0, 960.0, 780.0, 960.0, 960.0, 1080.0, 1080.0, 1140.0, 1140.0, 780.0, 780.0, 1200.0, 1200.0, 960.0, 960.0, 1140.0, 1140.0, 1140.0, 1140.0, 960.0, 960.0, 1140.0, 1140.0, 780.0, 780.0, 780.0, 780.0, 1140.0, 1140.0, 780.0, 780.0], "colorscale": [[0, "#440154"], [0.1111, "#482878"], [0.2222, "#3e4989"], [0.3333, "#31688e"], [0.4444, "#26828e"], [0.5556, "#1f9e89"], [0.6667, "#35b779"], [0.7778, "#6ece58"], [0.8889, "#b5de2b"], [1, "#fde725"]], "showscale": true, "size": 4}, "mode": "markers", "name": "Time", "type": "scatter3d", "visible": false, "x": [-1.403, 23.4, -21.0, 7.311, 28.65, 42.78, 6.72, -51.91, -53.12, 46.66, -30.26, -27.01, -31.93, 26.61, -8.957, 41.41, -30.28, 12.4, 4.794, -29.59, -58.18, -25.03, -18.25, 6.152, -31.57, -6.705, 13.97, -23.37, -29.35, 118.9, 98.18], "y": [5.255, 15.81, 3.976, -0.2013, 4.573, -2.936, -16.69, -1.015, -4.225, 55.38, -2.045, -17.38, -16.18, 0.6056, -8.983, 102.6, 8.394, -14.21, -9.56, -8.35, -12.32, -2.274, -6.468, 0.1415, -1.695, 17.41, 10.52, -6.041, -6.215, -41.94, -45.91], "z": [-10.71, -32.29, -6.732, -22.33, -42.25, -0.9193, 7.755, 6.075, 2.907, -55.71, 2.893, 6.066, 2.969, 2.967, 5.417, 68.17, 10.76, 5.21, -7.323, 8.643, 15.13, 2.179, 11.22, 7.727, 15.94, -16.38, -27.44, -0.8196, -3.491, 22.35, 22.04]}], "layout": {"scene": {"xaxis": {"title": {"text": "PCA-1"}}, "yaxis": {"title": {"text": "PCA-2"}}, "zaxis": {"title": {"text": "PCA-3"}}}, "showlegend": false, "title": {"text": "PCA Reduced Space (3D)"}, "updatemenus": [{"buttons": [{"args": [{"visible": [true, false, false, false, false, false, false, false, false, false, false, false, false]}], "label": "Subject_ID", "method": "update"}, {"args": [{"visible": [false, true, false, false, false, false, false, false, false, false, false, false, false]}], "label": "Trial_ID", "method": "update"}, {"args": [{"visible": [false, false, true, false, false, false, false, false, false, false, false, false, false]}], "label": "Gender", "method": "update"}, {"args": [{"visible": [false, false, false, true, false, false, false, false, false, false, false, false, false]}], "label": "Handiness", "method": "update"}, {"args": [{"visible": [false, false, false, false, true, false, false, false, false, false, false, false, false]}], "label": "Age", "method": "update"}, {"args": [{"visible": [false, false, false, false, false, true, false, false, false, false, false, false, false]}], "label": "Labels_DBSCAN", "method": "update"}, {"args": [{"visible": [false, false, false, false, false, false, true, false, false, false, false, false, false]}], "label": "Labels_KNN", "method": "update"}, {"args": [{"visible": [false, false, false, false, false, false, false, true, false, false, false, false, false]}], "label": "Labels_HDBSCAN", "method": "update"}, {"args": [{"visible": [false, false, false, false, false, false, false, false, true, false, false, false, false]}], "label": "Labels_GMM", "method": "update"}, {"args": [{"visible": [false, false, false, false, false, false, false, false, false, true, false, false, false]}], "label": "Labels_Spectral_Clustering", "method": "update"}, {"args": [{"visible": [false, false, false, false, false, false, false, false, false, false, true, false, false]}], "label": "Labels_Agglomerative", "method": "update"}, {"args": [{"visible": [false, false, false, false, false, false, false, false, false, false, false, true, false]}], "label": "Condition", "method": "update"}, {"args": [{"visible": [false, false, false, false, false, false, false, false, false, false, false, false, true]}], "label": "Time", "method": "update"}], "direction": "down", "pad": {"r": 10, "t": 10}, "showactive": true, "x": 0.1, "xanchor": "left", "y": 1.15, "yanchor": "top"}]}}
